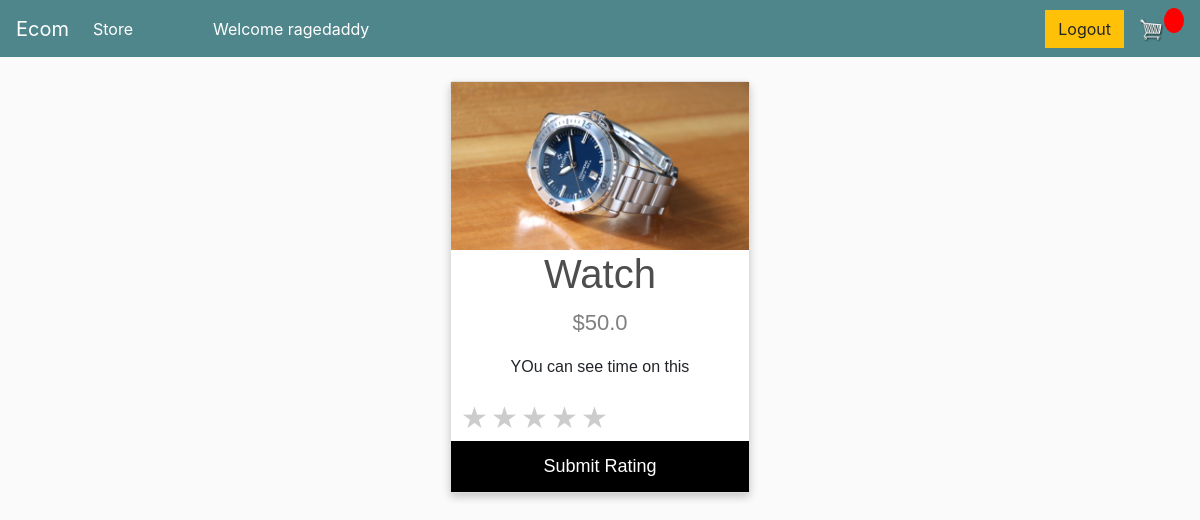
/rate/1 (signed in), run on the app's committed database.
### store/models.py (models this page shows, shortened)
class Product(models.Model):
    name=models.CharField(max_length=200)
    price=models.FloatField()
    digital=models.BooleanField(default=False, null=True, blank=True)
    image=models.ImageField(null=True, blank=True)
    description=models.TextField(null=True, blank=True)
    @property
    def imageURL(self):
        try:
            url=self.image.url
        except:
            url=''
        return url

### store/views.py (the view, shortened to what this page needs)
# urls.py: path('rate/<str:pk>',views.rate, name='rate'),
def rate(request, pk):
    product=Product.objects.filter(id=pk)
    customer=request.user.customer
    already_Rated=False
    ratings=Rating.objects.filter(customer=customer, product=product[0])
    if(len(ratings)!=0):
        already_Rated=True
    if(len(product)==0):
        return redirect('store:store')
    context={'product':product[0], 'already_rated':already_Rated}
    return render(request, 'store/rate.html', context)

### store/templates/store/rate.html (shortened to what this page needs)
{% extends 'store/main.html' %}
{% load static %}
{% block content %}
<div class="card">
    <img src="{{product.imageURL}}" alt="{{product.name}}" style="width:100%">
    <h1>{{product.name}}</h1>
    <p class="price">${{product.price}}</p>
    <p>{{product.description}}</p>
    <form action="" method="POST">
    {% if already_rated %}
        <p>You have already rated this project</p>
    {% else %}
    <div class="rate">
        <label for="star5" title="text">5 stars</label>
        <label for="star4" title="text">4 stars</label>
        <label for="star3" title="text">3 stars</label>
        <label for="star2" title="text">2 stars</label>
        <label for="star1" title="text">1 star</label>
      </div>
      <button class="btn btn-info" type="submit">Submit Rating</button>
      </form>
      {% endif %}
  </div>
  {% endblock content %}

### store/templates/store/main.html (shortened to what this page needs)
<!DOCTYPE html>
{% load static %}
<html>
<head>
	<link rel="stylesheet" href="https://stackpath.bootstrapcdn.com/bootstrap/4.4.1/css/bootstrap.min.css">
	<link rel="stylesheet" type="text/css" href="{% static 'css/main.css' %}">
</head>
<body>
	<nav class="navbar navbar-expand-lg navbar-dark bg-dark">
	  <a class="navbar-brand" href="{% url 'store:store' %}">Ecom</a>
	  <div class="collapse navbar-collapse" id="navbarSupportedContent">
	    <ul class="navbar-nav mr-auto">
	      <li class="nav-item active">
			<a class="nav-link" href="{% url 'store:store' %}">Store <span class="sr-only">(current)</span></a>
		  </li>
		  <li class="nav-item active">
			<a class="nav-link"><span class="sr-only">(current)</span></a>
		  </li>
		  <li class="nav-item active">
			<a class="nav-link"><span class="sr-only">(current)</span></a>
		  </li>
		  <li class="nav-item active">
			<a class="nav-link"><span class="sr-only">(current)</span></a>
		  </li>
		  <li class="nav-item active">
			<a class="nav-link"><span class="sr-only">(current)</span></a>
		  </li>
		  <li class="nav-item active">
			<a class="nav-link">Welcome {{request.user}} <span class="sr-only">(current)</span></a>
	      </li>
	    </ul>
	    <div class="form-inline my-2 my-lg-0">
	     	<a href="{% url 'store:logout' %}"class="btn btn-warning">Logout</a>
	     	<a href="{% url 'store:cart' %}">
	    		<img  id="cart-icon" src="{% static 'images/cart.png' %}">
	    	</a>
	    	<p id="cart-total">{{cartItems}}</p>
	    </div>
	  </div>
	</nav>
     <div class="container">
            <br>
            {% block content %}
            {% endblock content %}
         </div>
</body>
</html>

### static/css/main.css (style rules this page uses)
body { background-color: hsl(0, 0%, 98%); }
h1,h2,h3,h4,h5,h6 { color:hsl(0, 0%, 30%); }
.bg-dark { background-color: #4f868c!important; }
#cart-icon { width:25px; display: inline-block; margin-left: 15px; }
#cart-total { display: block; text-align: center; color:#fff; background-color: red; width: 20px; height: 25px; border-radius: 50%; font-size: 14px; }
.btn { border-radius: 0; }

### store/templates/store/main.html (style rules this page uses)
body { background-color: hsl(0, 0%, 98%); }
h1,h2,h3,h4,h5,h6 { color:hsl(0, 0%, 30%); }
.bg-dark { background-color: #4f868c!important; }
#cart-icon { width:25px; display: inline-block; margin-left: 15px; }
#cart-total { display: block; text-align: center; color:#fff; background-color: red; width: 20px; height: 25px; border-radius: 50%; font-size: 14px; }
.btn { border-radius: 0; }

### store/templates/store/rate.html (style rules this page uses)
.card { box-shadow: 0 4px 8px 0 rgba(0, 0, 0, 0.2); max-width: 300px; margin: auto; text-align: center; font-family: arial; }
.price { color: grey; font-size: 22px; }
.card button { border: none; outline: 0; padding: 12px; color: white; background-color: #000; text-align: center; cursor: pointer; width: 100%; font-size: 18px; }
* { margin: 0; padding: 0; }
.rate { float: left; height: 46px; padding: 0 10px; }
.rate:not(:checked) > label { float:right; width:1em; overflow:hidden; white-space:nowrap; cursor:pointer; font-size:30px; color:#ccc; }
.rate:not(:checked) > label:before { content: '★ '; }

### data on the page
Product: imageURL (picture), name "Watch", price "50.0", description "YOu can see time on this"

### other printed values
{{ request.user }} "ragedaddy"
